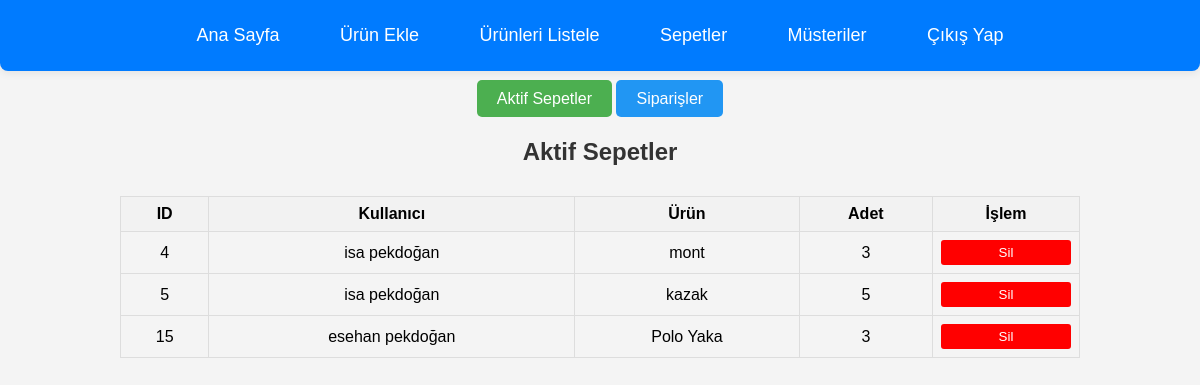
Screenshot of /admin_panel/sepetler.php?aktif=1 (signed in) with the database file from the repository.
### tables this page shows
CREATE TABLE `sepet` (
  `id` int(11) NOT NULL,
  `kullanici_id` int(11) NOT NULL,
  `urun_id` int(11) NOT NULL,
  `adet` int(11) NOT NULL DEFAULT 1
);

CREATE TABLE `kullanicilar` (
  `id` int(11) NOT NULL,
  `adsoyad` varchar(100) NOT NULL,
  `email` varchar(100) NOT NULL,
  `sifre` varchar(255) NOT NULL,
  `tarih` timestamp NOT NULL DEFAULT current_timestamp()
);

CREATE TABLE `urunler` (
  `id` int(11) NOT NULL,
  `ad` varchar(255) NOT NULL,
  `aciklama` text NOT NULL,
  `fiyat` decimal(10,2) NOT NULL,
  `resim` varchar(255) NOT NULL,
  `kategori` enum('erkek','kadin','cocuk','yetiskin') NOT NULL,
  `tarih` timestamp NOT NULL DEFAULT current_timestamp()
);

### admin_panel/sepetler.php (the view, shortened to what this page needs)
<?php
require_once "db.php";
$aktifSepetler = [];
if (isset($_GET['aktif'])) {
    $sql = "SELECT sepet.id, kullanicilar.adsoyad, urunler.ad AS urun_adi, sepet.adet FROM sepet
            JOIN kullanicilar ON sepet.kullanici_id = kullanicilar.id
            JOIN urunler ON sepet.urun_id = urunler.id";
    $result = $conn->query($sql);
    while($row = $result->fetch_assoc()) {
        $aktifSepetler[] = $row;
    }
}
?>
<!DOCTYPE html>
<html>
<head>
    <link rel="stylesheet" href="css/style.css">
    <link rel="stylesheet" href="css/sepetler.css">
</head>
<body>
    <?php include 'header.php'; ?>
    <div class="center">
        <a href="sepetler.php?aktif=1" class="button" style="background:#4CAF50;color:white;padding:10px 20px;border-radius:5px;text-decoration:none;">Aktif Sepetler</a>
        <a href="sepetler.php?siparisler=1" class="button" style="background:#2196F3;color:white;padding:10px 20px;border-radius:5px;text-decoration:none;">Siparişler</a>
    </div>
    <?php if (isset($_GET['aktif'])): ?>
        <h2 style="text-align:center;">Aktif Sepetler</h2>
        <table>
            <tr>
                <th>ID</th>
                <th>Kullanıcı</th>
                <th>Ürün</th>
                <th>Adet</th>
                <th>İşlem</th>
            </tr>
            <?php foreach($aktifSepetler as $row): ?>
            <tr>
                <td><?php echo $row['id']; ?></td>
                <td><?php echo htmlspecialchars($row['adsoyad']); ?></td>
                <td><?php echo htmlspecialchars($row['urun_adi']); ?></td>
                <td><?php echo $row['adet']; ?></td>
                <td>
                    <form method="post" action="sepet_sil.php" style="display:inline;">
                        <button type="submit" class="delete-btn" onclick="return confirm('Sepeti silmek istediğinize emin misiniz?');">Sil</button>
                    </form>
                </td>
            </tr>
            <?php endforeach; ?>
        </table>
    <?php endif; ?>
</body>
</html>

### admin_panel/css/style.css (style rules this page uses)
body { font-family: Arial, sans-serif; background-color: #f4f4f4; margin: 0; padding: 0; }
h2 { text-align: center; color: #333; }
button { width: 100%; padding: 10px; background: #28a745; color: white; border: none; border-radius: 5px; cursor: pointer; }

### admin_panel/css/sepetler.css (style rules this page uses)
table { width: 80%; margin: 30px auto; border-collapse: collapse; }
th, td { border: 1px solid #ddd; padding: 8px; text-align: center; }
th { background: #f2f2f2; }
.delete-btn { background: red; color: white; padding: 5px 10px; border: none; border-radius: 3px; cursor: pointer; }
.center { text-align: center; margin: 30px; }

### admin_panel/css/header.css (style rules this page uses)
body { padding-top: 60px !important; }

### rows the page displays
sepet: id "4", kullanici.adsoyad "isa pekdoğan", urun.ad "mont", adet "3"
sepet: id "5", kullanici.adsoyad "isa pekdoğan", urun.ad "kazak", adet "5"
sepet: id "15", kullanici.adsoyad "esehan pekdoğan", urun.ad "Polo Yaka", adet "3"
